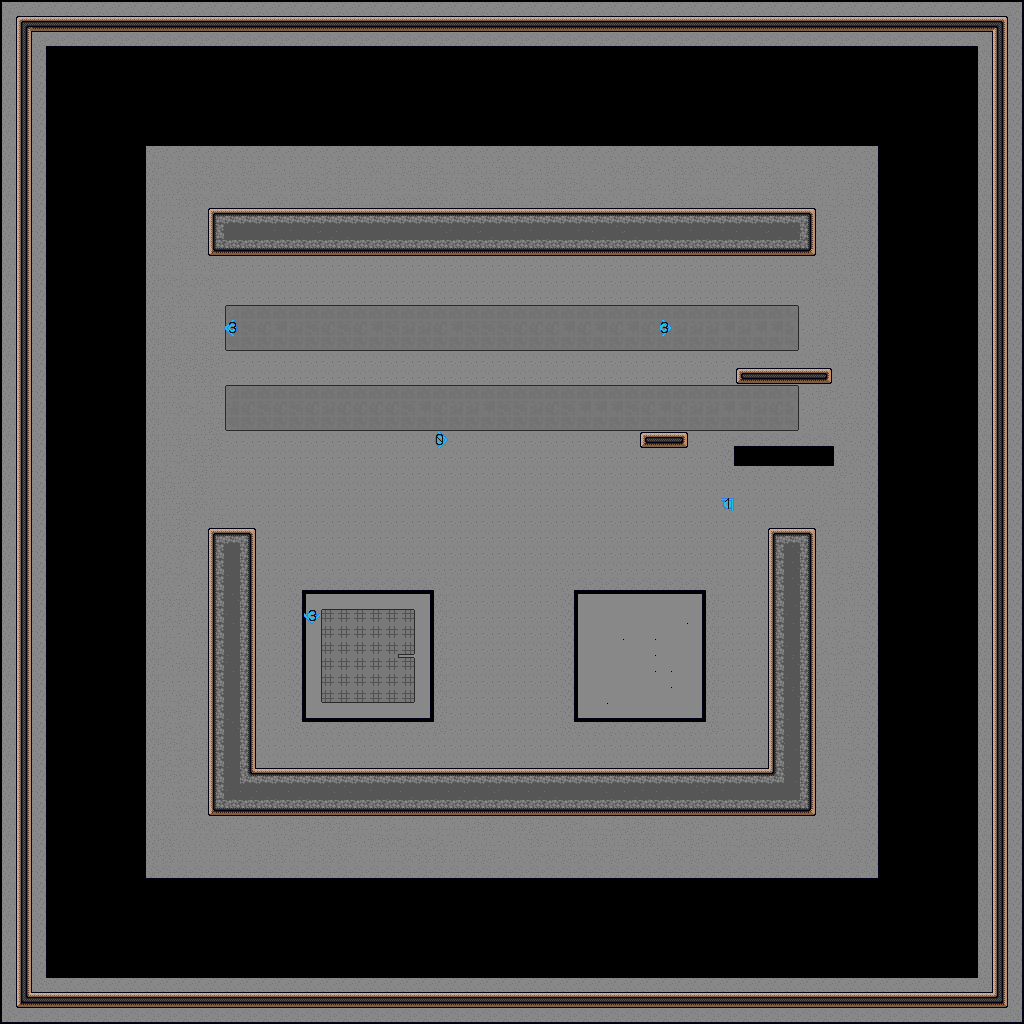

Tiled map render using the project's own tile images. Description and the map definition, with tile-layer contents summarised, below:
An orthogonal 64x64 tile map with 16x16 px tiles, 2 tile layers (Ground, Flags), 2 tilesets and 4 objects (ground).

<map version="1.10" tiledversion="1.12.2" orientation="orthogonal" renderorder="left-up" width="64" height="64" tilewidth="16" tileheight="16" infinite="0" nextlayerid="19" nextobjectid="574">
 <tileset firstgid="1" source="tileset.tsx" />
 <tileset firstgid="235" name="tileset_flags2" tilewidth="16" tileheight="16" spacing="1" tilecount="90" columns="10">
  <image source="tileset_flags2.png" width="169" height="152" />
  <tile id="0">
   <properties>
    <property name="dir" type="int" value="0" />
    <property name="id" type="int" value="1" />
   </properties>
  </tile>
  <tile id="1">
   <properties>
    <property name="dir" type="int" value="0" />
    <property name="id" type="int" value="2" />
   </properties>
  </tile>
  <tile id="2">
   <properties>
    <property name="dir" type="int" value="0" />
    <property name="id" type="int" value="3" />
   </properties>
  </tile>
  <tile id="3">
   <properties>
    <property name="dir" type="int" value="0" />
    <property name="id" type="int" value="4" />
   </properties>
  </tile>
  <tile id="4">
   <properties>
    <property name="dir" type="int" value="0" />
    <property name="id" type="int" value="5" />
   </properties>
  </tile>
  <tile id="5">
   <properties>
    <property name="dir" type="int" value="0" />
    <property name="id" type="int" value="6" />
   </properties>
  </tile>
  <tile id="6">
   <properties>
    <property name="dir" type="int" value="0" />
    <property name="id" type="int" value="7" />
   </properties>
  </tile>
  <tile id="7">
   <properties>
    <property name="dir" type="int" value="0" />
    <property name="id" type="int" value="8" />
   </properties>
  </tile>
  <tile id="8">
   <properties>
    <property name="dir" type="int" value="0" />
    <property name="id" type="int" value="9" />
   </properties>
  </tile>
  <tile id="9">
   <properties>
    <property name="dir" type="int" value="0" />
    <property name="id" type="int" value="0" />
   </properties>
  </tile>
  <tile id="10">
   <properties>
    <property name="dir" type="int" value="90" />
    <property name="id" type="int" value="1" />
   </properties>
  </tile>
  <tile id="11">
   <properties>
    <property name="dir" type="int" value="90" />
    <property name="id" type="int" value="2" />
   </properties>
  </tile>
  <tile id="12">
   <properties>
    <property name="dir" type="int" value="90" />
    <property name="id" type="int" value="3" />
   </properties>
  </tile>
  <tile id="13">
   <properties>
    <property name="dir" type="int" value="90" />
    <property name="id" type="int" value="4" />
   </properties>
  </tile>
  <tile id="14">
   <properties>
    <property name="dir" type="int" value="90" />
    <property name="id" type="int" value="5" />
   </properties>
  </tile>
  <tile id="15">
   <properties>
    <property name="dir" type="int" value="90" />
    <property name="id" type="int" value="6" />
   </properties>
  </tile>
  <tile id="16">
   <properties>
    <property name="dir" type="int" value="90" />
    <property name="id" type="int" value="7" />
   </properties>
  </tile>
  <tile id="17">
   <properties>
    <property name="dir" type="int" value="90" />
    <property name="id" type="int" value="8" />
   </properties>
  </tile>
  <tile id="18">
   <properties>
    <property name="dir" type="int" value="90" />
    <property name="id" type="int" value="9" />
   </properties>
  </tile>
  <tile id="19">
   <properties>
    <property name="dir" type="int" value="90" />
    <property name="id" type="int" value="0" />
   </properties>
  </tile>
  <tile id="20">
   <properties>
    <property name="dir" type="int" value="270" />
    <property name="id" type="int" value="1" />
   </properties>
  </tile>
  <tile id="21">
   <properties>
    <property name="dir" type="int" value="270" />
    <property name="id" type="int" value="2" />
   </properties>
  </tile>
  <tile id="22">
   <properties>
    <property name="dir" type="int" value="270" />
    <property name="id" type="int" value="3" />
   </properties>
  </tile>
  <tile id="23">
   <properties>
    <property name="dir" type="int" value="270" />
    <property name="id" type="int" value="4" />
   </properties>
  </tile>
  <tile id="24">
   <properties>
    <property name="dir" type="int" value="270" />
    <property name="id" type="int" value="5" />
   </properties>
  </tile>
  <tile id="25">
   <properties>
    <property name="dir" type="int" value="270" />
    <property name="id" type="int" value="6" />
   </properties>
  </tile>
  <tile id="26">
   <properties>
    <property name="dir" type="int" value="270" />
    <property name="id" type="int" value="7" />
   </properties>
  </tile>
  <tile id="27">
   <properties>
    <property name="dir" type="int" value="270" />
    <property name="id" type="int" value="8" />
   </properties>
  </tile>
  <tile id="28">
   <properties>
    <property name="dir" type="int" value="270" />
    <property name="id" type="int" value="9" />
   </properties>
  </tile>
  <tile id="29">
   <properties>
    <property name="dir" type="int" value="270" />
    <property name="id" type="int" value="0" />
   </properties>
  </tile>
  <tile id="30">
   <properties>
    <property name="dir" type="int" value="180" />
    <property name="id" type="int" value="1" />
   </properties>
  </tile>
  <tile id="31">
   <properties>
    <property name="dir" type="int" value="180" />
    <property name="id" type="int" value="2" />
   </properties>
  </tile>
  <tile id="32">
   <properties>
    <property name="dir" type="int" value="180" />
    <property name="id" type="int" value="3" />
   </properties>
  </tile>
  <tile id="33">
   <properties>
    <property name="dir" type="int" value="180" />
    <property name="id" type="int" value="4" />
   </properties>
  </tile>
  <tile id="34">
   <properties>
    <property name="dir" type="int" value="180" />
    <property name="id" type="int" value="5" />
   </properties>
  </tile>
  <tile id="35">
   <properties>
    <property name="dir" type="int" value="180" />
    <property name="id" type="int" value="6" />
   </properties>
  </tile>
  <tile id="36">
   <properties>
    <property name="dir" type="int" value="180" />
    <property name="id" type="int" value="7" />
   </properties>
  </tile>
  <tile id="37">
   <properties>
    <property name="dir" type="int" value="180" />
    <property name="id" type="int" value="8" />
   </properties>
  </tile>
  <tile id="38">
   <properties>
    <property name="dir" type="int" value="180" />
    <property name="id" type="int" value="9" />
   </properties>
  </tile>
  <tile id="39">
   <properties>
    <property name="dir" type="int" value="180" />
    <property name="id" type="int" value="0" />
   </properties>
  </tile>
  <tile id="40">
   <properties>
    <property name="dir" type="int" value="-1" />
    <property name="id" type="int" value="1" />
   </properties>
  </tile>
  <tile id="41">
   <properties>
    <property name="dir" type="int" value="-1" />
    <property name="id" type="int" value="2" />
   </properties>
  </tile>
  <tile id="42">
   <properties>
    <property name="dir" type="int" value="-1" />
    <property name="id" type="int" value="3" />
   </properties>
  </tile>
  <tile id="43">
   <properties>
    <property name="dir" type="int" value="-1" />
    <property name="id" type="int" value="4" />
   </properties>
  </tile>
  <tile id="44">
   <properties>
    <property name="dir" type="int" value="-1" />
    <property name="id" type="int" value="5" />
   </properties>
  </tile>
  <tile id="45">
   <properties>
    <property name="dir" type="int" value="-1" />
    <property name="id" type="int" value="6" />
   </properties>
  </tile>
  <tile id="46">
   <properties>
    <property name="dir" type="int" value="-1" />
    <property name="id" type="int" value="7" />
   </properties>
  </tile>
  <tile id="47">
   <properties>
    <property name="dir" type="int" value="-1" />
    <property name="id" type="int" value="8" />
   </properties>
  </tile>
  <tile id="48">
   <properties>
    <property name="dir" type="int" value="-1" />
    <property name="id" type="int" value="9" />
   </properties>
  </tile>
  <tile id="49">
   <properties>
    <property name="dir" type="int" value="-1" />
    <property name="id" type="int" value="0" />
   </properties>
  </tile>
  <tile id="50">
   <properties>
    <property name="dir" type="int" value="135" />
    <property name="id" type="int" value="1" />
   </properties>
  </tile>
  <tile id="51">
   <properties>
    <property name="dir" type="int" value="135" />
    <property name="id" type="int" value="2" />
   </properties>
  </tile>
  <tile id="52">
   <properties>
    <property name="dir" type="int" value="135" />
    <property name="id" type="int" value="3" />
   </properties>
  </tile>
  <tile id="53">
   <properties>
    <property name="dir" type="int" value="135" />
    <property name="id" type="int" value="4" />
   </properties>
  </tile>
  <tile id="54">
   <properties>
    <property name="dir" type="int" value="135" />
    <property name="id" type="int" value="5" />
   </properties>
  </tile>
  <tile id="55">
   <properties>
    <property name="dir" type="int" value="135" />
    <property name="id" type="int" value="6" />
   </properties>
  </tile>
  <tile id="56">
   <properties>
    <property name="dir" type="int" value="135" />
    <property name="id" type="int" value="7" />
   </properties>
  </tile>
  <tile id="57">
   <properties>
    <property name="dir" type="int" value="135" />
    <property name="id" type="int" value="8" />
   </properties>
  </tile>
  <tile id="58">
   <properties>
    <property name="dir" type="int" value="135" />
    <property name="id" type="int" value="9" />
   </properties>
  </tile>
  <tile id="59">
   <properties>
    <property name="dir" type="int" value="135" />
    <property name="id" type="int" value="0" />
   </properties>
  </tile>
  <tile id="60">
   <properties>
    <property name="dir" type="int" value="225" />
    <property name="id" type="int" value="1" />
   </properties>
  </tile>
  <tile id="61">
   <properties>
    <property name="dir" type="int" value="225" />
    <property name="id" type="int" value="2" />
   </properties>
  </tile>
  <tile id="62">
   <properties>
    <property name="dir" type="int" value="225" />
    <property name="id" type="int" value="3" />
   </properties>
  </tile>
  <tile id="63">
   <properties>
    <property name="dir" type="int" value="225" />
    <property name="id" type="int" value="4" />
   </properties>
  </tile>
  <tile id="64">
   <properties>
    <property name="dir" type="int" value="225" />
    <property name="id" type="int" value="5" />
   </properties>
  </tile>
  <tile id="65">
   <properties>
    <property name="dir" type="int" value="225" />
    <property name="id" type="int" value="6" />
   </properties>
  </tile>
  <tile id="66">
   <properties>
    <property name="dir" type="int" value="225" />
    <property name="id" type="int" value="7" />
   </properties>
  </tile>
  <tile id="67">
   <properties>
    <property name="dir" type="int" value="225" />
    <property name="id" type="int" value="8" />
   </properties>
  </tile>
  <tile id="68">
   <properties>
    <property name="dir" type="int" value="225" />
    <property name="id" type="int" value="9" />
   </properties>
  </tile>
  <tile id="69">
   <properties>
    <property name="dir" type="int" value="225" />
    <property name="id" type="int" value="0" />
   </properties>
  </tile>
  <tile id="70">
   <properties>
    <property name="dir" type="int" value="45" />
    <property name="id" type="int" value="1" />
   </properties>
  </tile>
  <tile id="71">
   <properties>
    <property name="dir" type="int" value="45" />
    <property name="id" type="int" value="2" />
   </properties>
  </tile>
  <tile id="72">
   <properties>
    <property name="dir" type="int" value="45" />
    <property name="id" type="int" value="3" />
   </properties>
  </tile>
  <tile id="73">
   <properties>
    <property name="dir" type="int" value="45" />
    <property name="id" type="int" value="4" />
   </properties>
  </tile>
  <tile id="74">
   <properties>
    <property name="dir" type="int" value="45" />
    <property name="id" type="int" value="5" />
   </properties>
  </tile>
  <tile id="75">
   <properties>
    <property name="dir" type="int" value="45" />
    <property name="id" type="int" value="6" />
   </properties>
  </tile>
  <tile id="76">
   <properties>
    <property name="dir" type="int" value="45" />
    <property name="id" type="int" value="7" />
   </properties>
  </tile>
  <tile id="77">
   <properties>
    <property name="dir" type="int" value="45" />
    <property name="id" type="int" value="8" />
   </properties>
  </tile>
  <tile id="78">
   <properties>
    <property name="dir" type="int" value="45" />
    <property name="id" type="int" value="9" />
   </properties>
  </tile>
  <tile id="79">
   <properties>
    <property name="dir" type="int" value="45" />
    <property name="id" type="int" value="0" />
   </properties>
  </tile>
  <tile id="80">
   <properties>
    <property name="dir" type="int" value="315" />
    <property name="id" type="int" value="1" />
   </properties>
  </tile>
  <tile id="81">
   <properties>
    <property name="dir" type="int" value="315" />
    <property name="id" type="int" value="2" />
   </properties>
  </tile>
  <tile id="82">
   <properties>
    <property name="dir" type="int" value="315" />
    <property name="id" type="int" value="3" />
   </properties>
  </tile>
  <tile id="83">
   <properties>
    <property name="dir" type="int" value="315" />
    <property name="id" type="int" value="4" />
   </properties>
  </tile>
  <tile id="84">
   <properties>
    <property name="dir" type="int" value="315" />
    <property name="id" type="int" value="5" />
   </properties>
  </tile>
  <tile id="85">
   <properties>
    <property name="dir" type="int" value="315" />
    <property name="id" type="int" value="6" />
   </properties>
  </tile>
  <tile id="86">
   <properties>
    <property name="dir" type="int" value="315" />
    <property name="id" type="int" value="7" />
   </properties>
  </tile>
  <tile id="87">
   <properties>
    <property name="dir" type="int" value="315" />
    <property name="id" type="int" value="8" />
   </properties>
  </tile>
  <tile id="88">
   <properties>
    <property name="dir" type="int" value="315" />
    <property name="id" type="int" value="9" />
   </properties>
  </tile>
  <tile id="89">
   <properties>
    <property name="dir" type="int" value="315" />
    <property name="id" type="int" value="0" />
   </properties>
  </tile>
 </tileset>
 <layer id="13" name="Ground" width="64" height="64" locked="1">
  <data>[4096 cells, 4096 non-empty, 81 distinct tile ids]</data>
 </layer>
 <layer id="17" name="Flags" width="64" height="64" locked="1">
  <properties>
   <property name="flags" type="bool" value="true" />
  </properties>
  <data>[4096 cells, 5 non-empty, 5 distinct tile ids]</data>
 </layer>
 <objectgroup color="#ffff00" id="14" name="Object" locked="1">
  <object id="367" template="dir_light.tx" x="584" y="764">
   <properties>
    <property name="dir" type="float" value="0.25" />
   </properties>
  </object>
  <object id="368" template="dir_light.tx" x="656" y="496" />
  <object id="369" template="dir_light.tx" x="712" y="764">
   <properties>
    <property name="dir" type="float" value="0.25" />
   </properties>
  </object>
  <object id="380" template="ground_light.tx" type="ground" x="368" y="656">
   <properties>
    <property name="color" type="color" value="#c8ff825c" />
   </properties>
  </object>
 </objectgroup>
</map>
